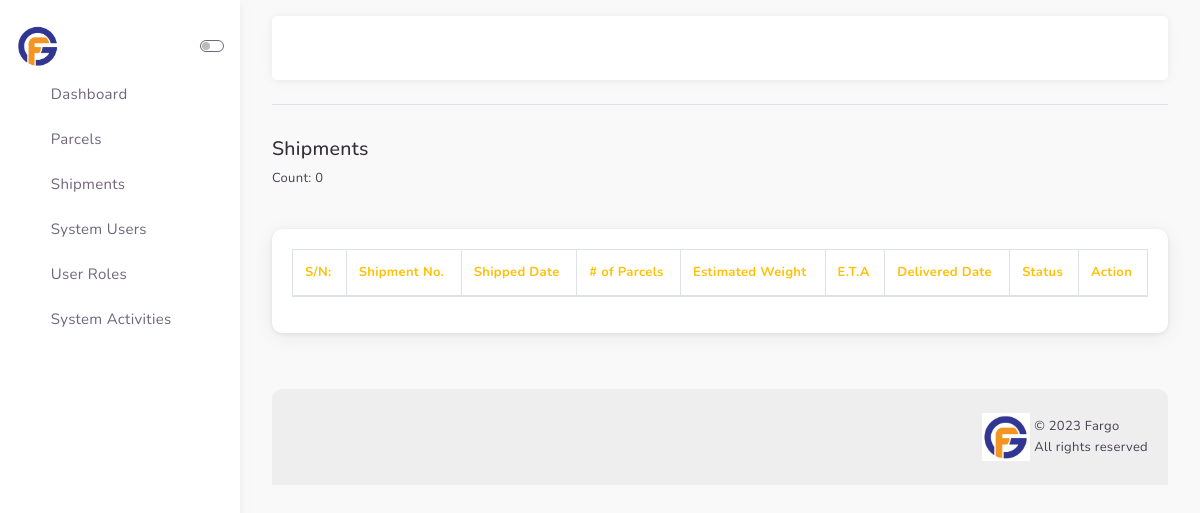
/shipments (signed in), run on an earlier commit of the app's database.
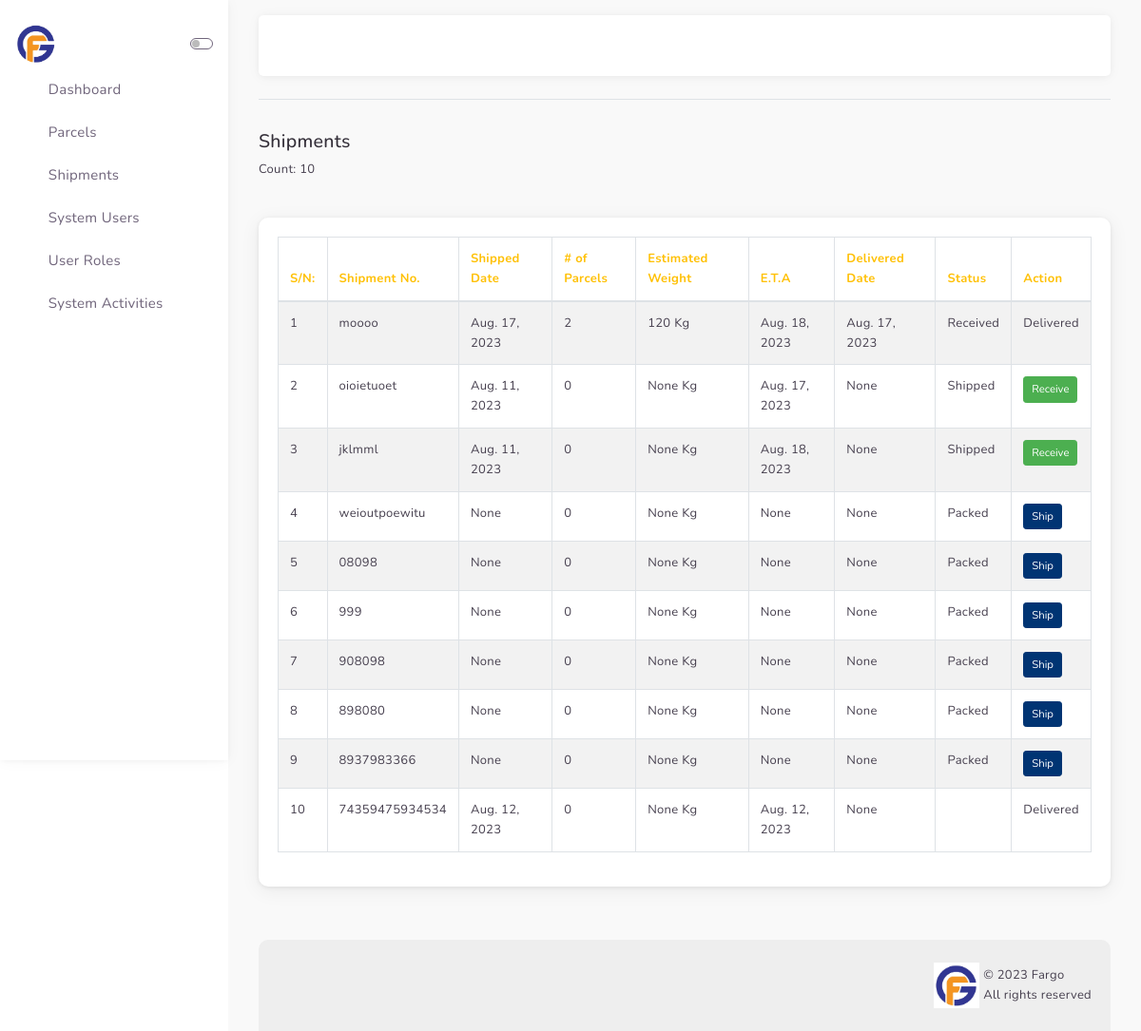
And on a later commit of the database.
### shipments/models.py (models this page shows)
class Shipment(models.Model):
    shipment_no = models.CharField(max_length=20)
    shipped_on = models.DateField(blank=True, null=True)
    eta = models.DateField(blank=True, null=True, verbose_name='Estimated Arrival')
    received_on = models.DateField(blank=True, null=True)
    status = models.CharField(max_length=20, editable=False, default='Packed')
    created = models.DateTimeField(auto_now_add=True)
    updated = models.DateTimeField(auto_now=True)
    created_by = CurrentUserField(editable=False)
    updated_by = CurrentUserField(editable=False, related_name='shipment_updated_by')
    class Meta:
        ordering = ['-id',]
    @property
    def parcels_count(self):
        count = self.parcels.count()
        return count
    @property
    def estimated_weight(self):
        weight = self.parcels.aggregate(total=Sum(F('weight')))['total']
        return weight

### shipments/views.py (the view)
# urls.py: path('shipments', shipments, name='shipments'),
@login_required
@permission_required('comms.view_sms', raise_exception=True)
def shipments(request):
    queryset = Shipment.objects.all().order_by('-id')
    filter_names = ('date__lte', 'date__gte', 'delivery_status__iexact', 'source', 'destination')
    filter_clauses = [Q(**{filter:request.GET[filter]})
                      for filter in filter_names
                      if request.GET.get(filter)]
    if filter_clauses:
        shipments = queryset.filter(reduce(operator.and_, filter_clauses))
    else:
        shipments=queryset
    return render(request, 'shipments.html', locals())

### shipments/templates/shipments.html (shortened to what this page needs)
{% extends 'base.html' %}
{% load mathfilters %}
{% block stylesheets %}
    <link href="/static/dist-assets/css/themes/lite-purple.min.css" rel="stylesheet" />
    <link href="/static/dist-assets/css/plugins/perfect-scrollbar.min.css" rel="stylesheet" />
    <link rel="stylesheet" href="/static/dist-assets/css/plugins/datatables.min.css" />
{% endblock stylesheets %}
{% block content %}
<div class="main-content">
    <div class="row mb-4">
        <div class="col-md-6">
            <h4>Shipments</h4>
            <p>Count: {{shipments.count}}</p>
        </div>
        <div class="col-md-6">
        </div>
    </div>
    <div class="row mb-4">
        <div class="col-md-12 mb-4">
            <div class="card text-left">
                <div class="card-body">
                    <div class="table-responsive">
                        <table class="display table table-striped table-bordered" id="zero_configuration_table" style="width:100%">
                            <thead class="text-warning">
                            <tr>
                                <th>S/N:</th>
                                <th>Shipment No.</th>
                                <th>Shipped Date</th>
                                <th># of Parcels</th>
                                <th>Estimated Weight</th>
                                <th>E.T.A</th>
                                <th>Delivered Date</th>
                                <th>Status</th>
                                <th>Action</th>
                            </tr>
                        </thead>
                        <tbody>
                            {% for shipment in shipments %}
                            <tr>
                                <td>{{ forloop.counter}}</td>
                                <td>
                                    {{shipment.shipment_no}}
                                </td>
                                <td>
                                    {{shipment.shipped_on}}
                                </td>
                                <td>{{shipment.parcels_count}}</td>
                                <td>{{shipment.estimated_weight}} Kg</td>
                                <td>{{shipment.eta}}</td>
                                <td>{{shipment.received_on}}</td>
                                <td>{{shipment.status}}</td>
                                <td>
                                    {% if shipment.status  == 'Packed' %}
                                    <button data-toggle="modal" data-target="#shipShipmentModal{{shipment.id}}" class="btn btn-info btn-sm">Ship</button>
                                    {% elif shipment.status == 'Shipped' %}
                                    <button data-toggle="modal" data-target="#receiveShipmentModal{{shipment.id}}" class="btn btn-success btn-sm">Receive</button>
                                    {% else %}
                                    <badge>Delivered</badge>
                                    {% endif %}
                                </td>
                            </tr>
                          {% endfor %}
                        </tbody>
                    </table>
                </div>
            </div>
        </div>
    </div>
</div>
</div>
{% endblock content %}

### templates/base.html (shortened to what this page needs)
<!DOCTYPE html>
<html lang="en" dir="">
<head>
    <link href="/static/dist-assets/css/themes/lite-purple.css" rel="stylesheet" />
    <link href="/static/dist-assets/css/plugins/perfect-scrollbar.css" rel="stylesheet" />
    <link rel="stylesheet" href="/static/dist-assets/css/plugins/fontawesome-5.css" />
    <link href="/static/dist-assets/css/plugins/metisMenu.min.css" rel="stylesheet" />
    {% block stylesheets %} {% endblock stylesheets %}
</head>
<body class="text-left">
    <div class="app-admin-wrap layout-sidebar-vertical sidebar-full">
        <div class="sidebar-panel">
            <div class="gull-brand pr-3 text-center mt-4 mb-2 d-flex justify-content-center align-items-center"><img class="pl-3" src="/static/dist-assets/images/logo.png" alt="alt" />
                <div class="sidebar-compact-switch ml-auto"><span></span></div>
            </div>
            <div class="scroll-nav ps ps--active-y" data-perfect-scrollbar="data-perfect-scrollbar" data-suppress-scroll-x="true">
                <div class="side-nav">
                    <div class="main-menu">
                        <ul class="metismenu" id="menu">
                            <li class="Ul_li--hover"><a href="{% url 'dashboard' %}"><i class="i-Bar-Chart text-20 mr-2 text-muted"></i><span class="item-name text-15 text-muted">Dashboard</span></a></li>
                            <li class="Ul_li--hover"><a href="{% url 'parcels' %}"><i class="i-Checkout text-20 mr-2 text-muted"></i><span class="item-name text-15 text-muted">Parcels</span></a></li>
                            <li class="Ul_li--hover"><a href="{% url 'shipments' %}"><i class="i-Plane text-20 mr-2 text-muted"></i><span class="item-name text-15 text-muted">Shipments</span></a></li>
                            <li class="Ul_li--hover"><a href="{% url 'users' %}"><i class="i-Male text-20 mr-2 text-muted"></i><span class="item-name text-15 text-muted">System Users</span></a></li>
                            <li class="Ul_li--hover"><a href="{% url 'roles' %}"><i class="i-Unlock text-20 mr-2 text-muted"></i><span class="item-name text-15 text-muted">User Roles</span></a></li>
                            <li class="Ul_li--hover"><a href="{% url 'user_activities' %}"><i class="i-Firewall text-20 mr-2 text-muted"></i><span class="item-name text-15 text-muted">System Activities</span></a></li>
                        </ul>
                    </div>
                </div>
            </div>
        </div>
        <div class="main-content-wrap mobile-menu-content bg-off-white m-0">
            <header class="main-header bg-white d-flex justify-content-between p-2">
                <div class="header-toggle">
                    <a type="button" class="i-Add-Cart mr-3 text-20 cursor-pointer" data-toggle="modal" data-target="#addParcelModal"></a>
                </div>
                <div class="header-part-right">
                    <i class="i-Full-Screen header-icon d-none d-sm-inline-block" data-fullscreen=""></i>
                    <div class="dropdown dropleft"><i class="i-Checked-User text-muted header-icon" id="dropdownMenuButton" role="button" data-toggle="dropdown" aria-haspopup="true" aria-expanded="false"></i>
                    </div>
                </div>
            </header>
            <div class="main-content pt-4">
                <div class="separator-breadcrumb border-top"></div>
                {% block content %}
                {% endblock content %}
            </div>
            <div class="app-footer">
                <div class="footer-bottom d-flex flex-column flex-sm-row align-items-center">
                    <div class="d-flex align-items-center">
                        <img class="logo" src="/static/dist-assets/images/logo.png" alt="">
                        <div>
                            <p class="m-0">&copy; <script>document.write(new Date().getFullYear()); </script> Fargo</p>
                            <p class="m-0">All rights reserved</p>
                        </div>
                    </div>
                </div>
            </div>
        </div>
    </div>
</body>
</html>

What changed in the data, as far as the page shows it:
added Shipment: shipment_no "moooo", shipped_on "Aug. 17, 2023", parcels_count "2", estimated_weight "120", eta "Aug. 18, 2023", received_on "Aug. 17, 2023", status "Received", shows "Delivered"
added Shipment: shipment_no "oioietuoet", shipped_on "Aug. 11, 2023", parcels_count "0", estimated_weight "None", eta "Aug. 17, 2023", received_on "None", status "Shipped"
added Shipment: shipment_no "jklmml", shipped_on "Aug. 11, 2023", parcels_count "0", estimated_weight "None", eta "Aug. 18, 2023", received_on "None", status "Shipped"
added Shipment: shipment_no "weioutpoewitu", shipped_on "None", parcels_count "0", estimated_weight "None", eta "None", received_on "None", status "Packed"
added Shipment: shipment_no "08098", shipped_on "None", parcels_count "0", estimated_weight "None", eta "None", received_on "None", status "Packed"
added Shipment: shipment_no "999", shipped_on "None", parcels_count "0", estimated_weight "None", eta "None", received_on "None", status "Packed"
added Shipment: shipment_no "908098", shipped_on "None", parcels_count "0", estimated_weight "None", eta "None", received_on "None", status "Packed"
added Shipment: shipment_no "898080", shipped_on "None", parcels_count "0", estimated_weight "None", eta "None", received_on "None", status "Packed"
added Shipment: shipment_no "8937983366", shipped_on "None", parcels_count "0", estimated_weight "None", eta "None", received_on "None", status "Packed"
added Shipment: shipment_no "74359475934534", shipped_on "Aug. 12, 2023", parcels_count "0", estimated_weight "None", eta "Aug. 12, 2023", received_on "None", status "Delivered"
Also different on the page:
{{ shipments.count }}: "0" → "10"
